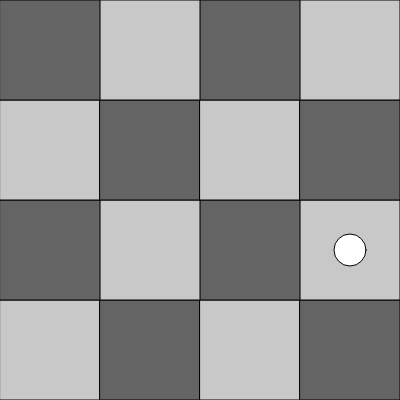
Frame 1 (no input)
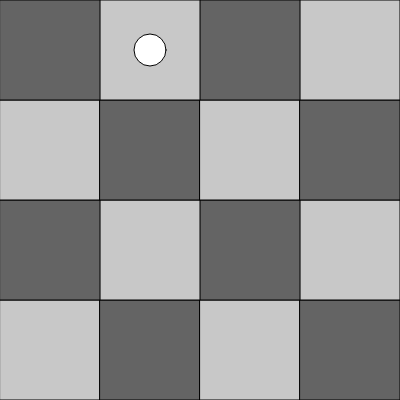
Frame 60 (no input)
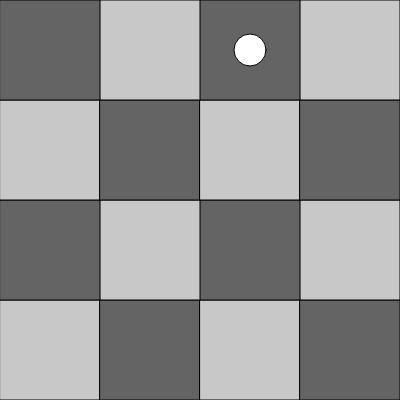
Frame 120 (the mouse pressed at the canvas centre since frame 60)

The p5.js sketch that drew these frames (run headless with seeded random() and noise() and a simulated clock; from frame 60 on, the mouse is pressed at the canvas centre):

// p5.js sketch
// ── sketch.js
let tiles=[];
let player;
let rolls=[];
let index=0;
let averageRolls=0;

let avgP;
function setup() {
  createCanvas(400,400);
  avgP=createP('');
  rolls[index]=0;
  let resolution=100;
  let cols=width/resolution;
  let rows=height/resolution;
  let x=0;
  let y=(rows-1)*resolution;
  let dir=1;
  for(let i=0;i<cols*rows;i++){
    let tile=new Tile(x,y,resolution,i,i+1);
    tiles.push(tile);
    x=x+(resolution*dir);
    if(x>=width||x<=-resolution){
      dir*=-1;
      x+=resolution*dir;
      y-=resolution;
     
    }
    
  }
  player=new Player();

}

function draw() {
  background(51);  
for(let tile of tiles){
  tile.show();
}



player.roll();
rolls[index]++;
let gameOver=false;
if(player.spot>=tiles.length-1){
  player.spot=tiles.length-1;
gameOver=true;
}
player.show(tiles);

if(gameOver){
  player.reset();
  index++;
  rolls[index]=0
}
let sum=0;
for(let i=0;i<rolls.length-1;i++){
  sum+=rolls[i];

}
let avg =sum/(rolls.length-1);
avgP.html(avg);

}
// ── Player.js
class Player{
    constructor(){
        this.spot=0;
    }
reset(){
    player.spot=0;
}
    roll(){
        let r=floor(random(1,6));
        this.spot+=r;
    }
    show(tiles){
        let current=tiles[this.spot];
        fill(255);
        let center=current.getCenter();
        ellipse(center[0],center[1],32);
    }
}
// ── Tile.js
class Tile{
    constructor(x,y,wh,index,next){
        this.x=x;
        this.y=y;
        this.wh=wh;
        this.index=index;
        this.next= next; 
        if(this.index%2===0){
        this.color=200;
        }
        else{
            this.color=100;
        }

  }
  getCenter(){
      let cx=this.x+this.wh/2;
      let cy=this.y+this.wh/2;
      return[cx,cy];
  }
  show(){
      fill(this.color);
      rect(this.x,this.y,this.wh,this.wh);
      fill(255);
      textSize(32);
      //text(this.index+'->'+this.next,this.x,this.y+this.wh);
  }
}
